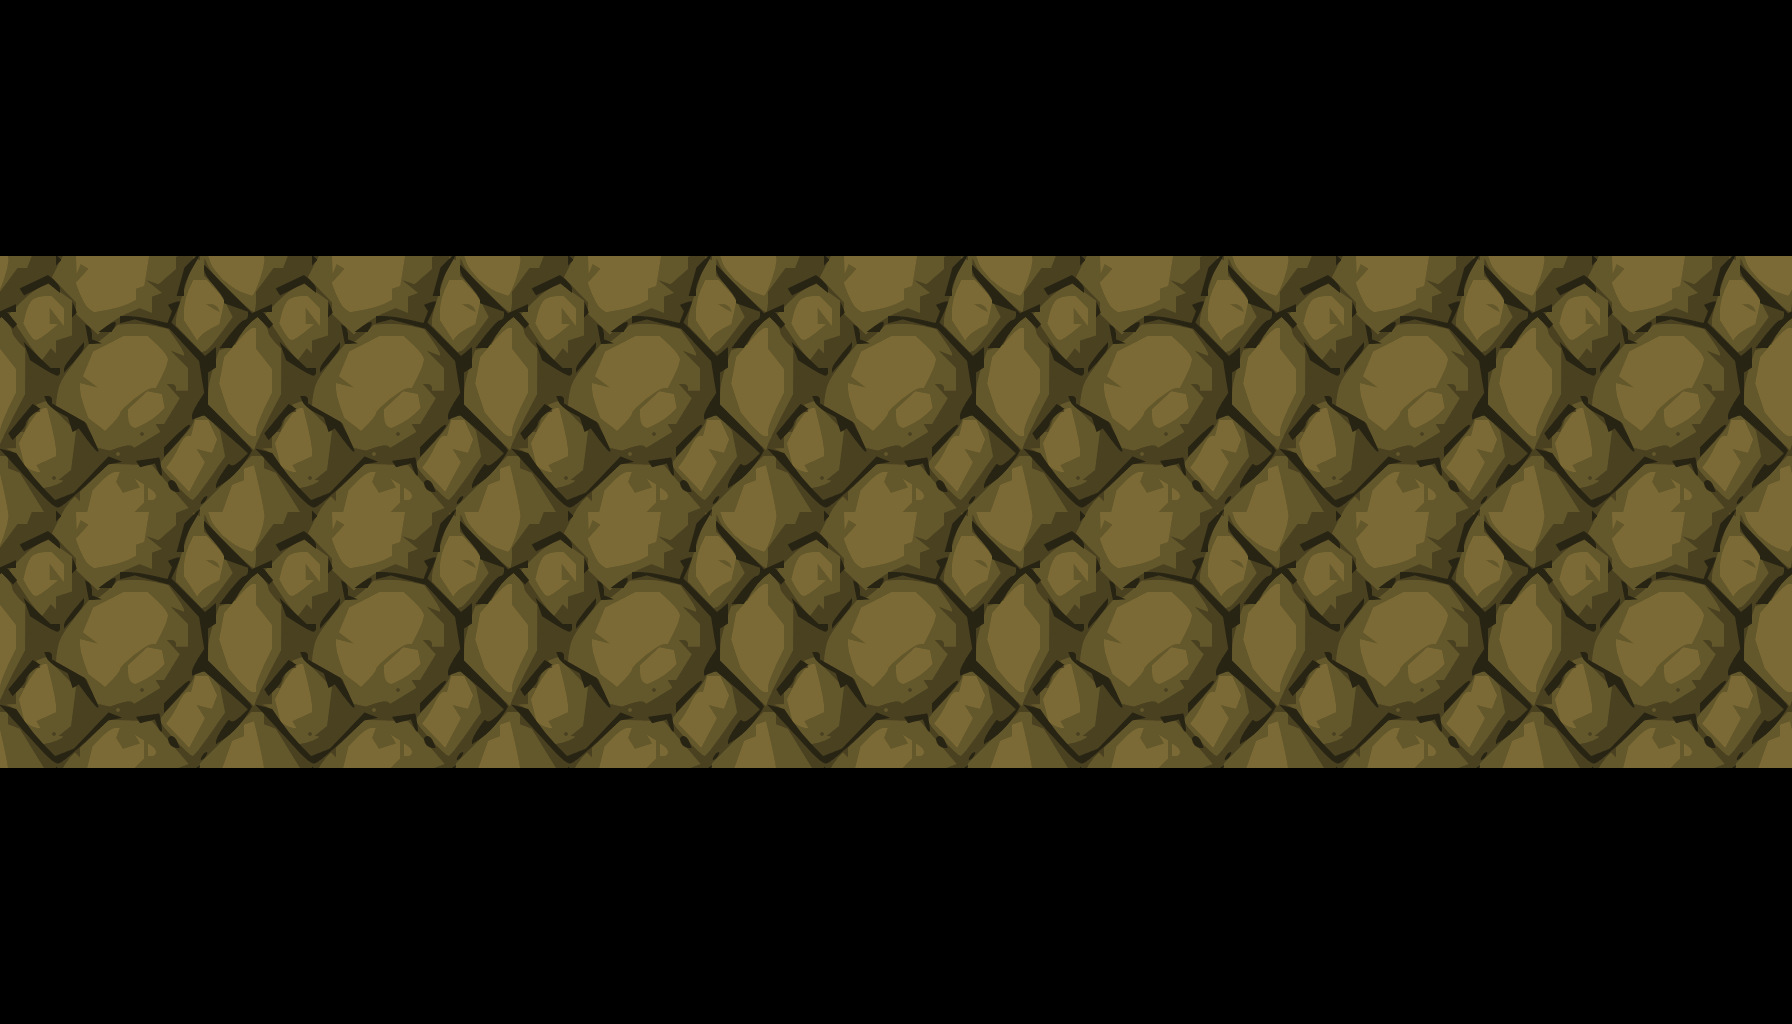

The image is a tile-based game level rendered from a .tmx file. Its description and source (layers, tilesets, objects; grid data summarised) follow:
An orthogonal 28x16 tile map with 64x64 px tiles, 1 tile layer (rocks) and 1 object (Title).

<map version="1.0" orientation="orthogonal" width="28" height="16" tilewidth="64" tileheight="64">
 <tileset firstgid="1" name="rocksbrown" tilewidth="64" tileheight="64">
  <image source="rocksbrown.png" width="256" height="256" />
 </tileset>
 <layer name="rocks" width="28" height="16">
  <data>[448 cells, 224 non-empty, 16 distinct tile ids]</data>
 </layer>
 <objectgroup name="objects" width="28" height="16" visible="0">
  <object type="Title" x="64" y="128" width="64" height="64" />
 </objectgroup>
</map>
